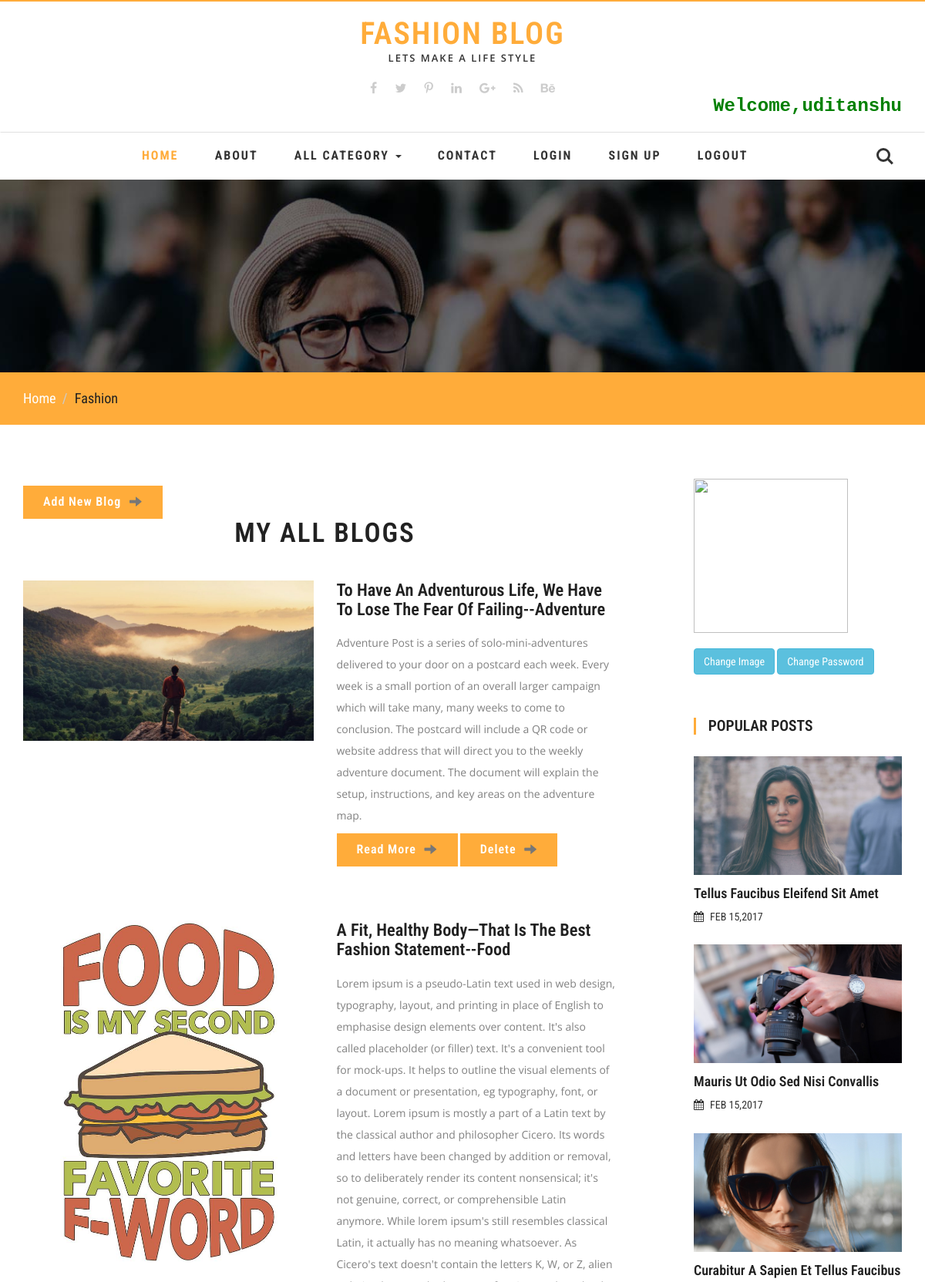
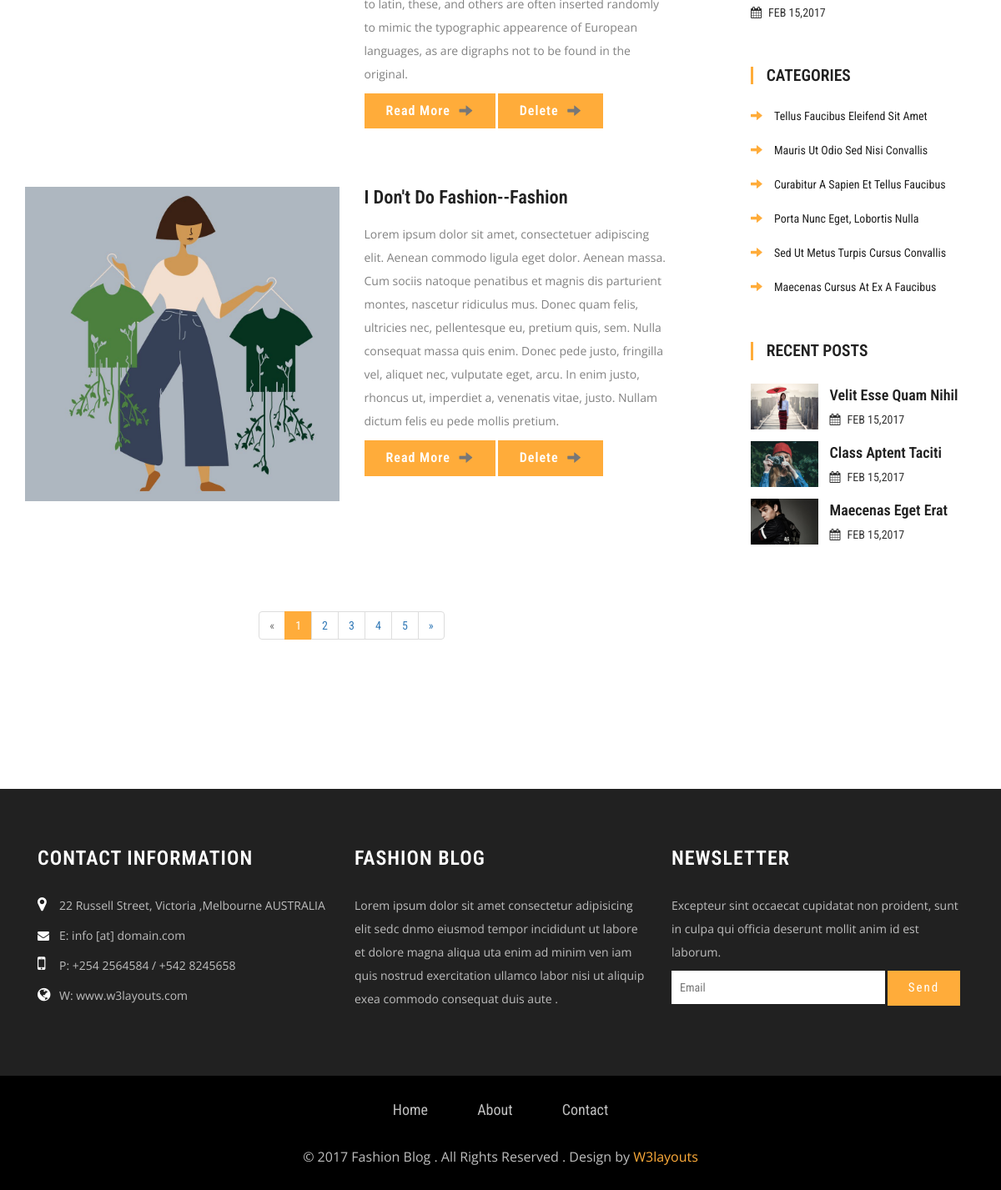
Screenshot of /myblog/ (signed in) with the database file from the repository (2 pictures, top to bottom).
### Blog/models.py (models this page shows, shortened)
class Post(models.Model):
    cat = models.ForeignKey(Category,on_delete=models.CASCADE,null=True)
    usr = models.ForeignKey(User,on_delete=models.CASCADE,null=True)
    title = models.CharField(max_length=200,null=True)
    image = models.FileField(null=True)
    date = models.DateField(null=True)
    short_des = models.TextField(null=True)
    long_des = models.TextField(null=True)

class Category(models.Model):
    name = models.CharField(max_length=100,null=True)

### Blog/views.py (the view)
# urls.py: path('myblog/',MyBlog,name = 'blogs'),
def MyBlog(request):
    allblogs = Post.objects.filter(usr = request.user)
    d = {"allblogs":allblogs,"allcat": All_category()}
    return render(request,'fashion.html',d)

### Blog/views.py (called while the page is built)
def All_category():
    all_cat = Category.objects.all()
    return all_cat

### Blog/templates/fashion.html
{% extends 'base.html' %}
	{% load static %}
{% block body %}
	<div class="agile-banner">
	</div>
	<div class="breadcrumbs">
		<div class="container">
			<ol class="breadcrumb breadcrumb1 animated wow slideInLeft" data-wow-delay=".5s">
				<li><a href="index.html">Home</a></li>
				<li class="active">Fashion</li>
			</ol>
		</div>
	</div>
	<div class="container">
		<div class="banner-btm-agile">
			<div class="col-md-9 btm-wthree-left">
			<div class="agileits_heading_section">
				<a class="agileits w3layouts" href="{% url 'add_blog' %}">Add New Blog <span class="glyphicon agileits w3layouts glyphicon-arrow-right" aria-hidden="true"></span></a>
				<h3 class="wthree_head">My All Blogs</h3>
				</div>
				<div class="events w3">
					<div class="events-main">
						{% for i in allblogs %}
						<div class="events-top">
							<div class="col-md-6  w3ls fea-left">
								<div class="w3agile_special_deals_grid_left_grid">
									<a href=""><img src="{{ i.image.url }}" class="img-responsive" alt="" /></a>
								</div>
							</div>
							<div class="col-md-6 wthree fea-right">
								<h3>{{ i.title }}--{{ i.cat.name }}</h3>
								<p>{{ i.short_des }}</p>
								<a class="agileits w3layouts" href="{% url 'detail' i.id %}">Read More <span class="glyphicon agileits w3layouts glyphicon-arrow-right" aria-hidden="true"></span></a>
							    <a class="agileits w3layouts" href="{% url 'delete' i.id %}">Delete <span class="glyphicon agileits w3layouts glyphicon-arrow-right" aria-hidden="true"></span></a>
							</div>
							<div class="clearfix"> </div>
						</div>
						{% endfor %}
					</div>
					<nav class="events agileits">
						<ul class="pagination w3_paging">
							<li class="disabled"><a href="#" aria-label="Previous"><span aria-hidden="true">«</span></a></li>
							<li class="active"><a href="#">1 <span class="sr-only">(current)</span></a></li>
							<li><a href="#">2</a></li>
							<li><a href="#">3</a></li>
							<li><a href="#">4</a></li>
							<li><a href="#">5</a></li>
							<li>
							<a href="#" aria-label="Next">
							<span aria-hidden="true">»</span>
							</a>
							</li>
						</ul>
					</nav>
				</div>
			</div>
			<div class="col-md-3 w3agile_blog_left">
				<div class="agileinfo_calender">
				<img src="{{ request.user.userdetail_set.first.image.url }}" height="200px;" width="200px;">
					<br><br>
					<a href="{% url 'change_i' %}"><button class="btn btn-info">Change Image</button></a>
					<a href="{% url 'change_p' %}"><button class="btn btn-info">Change Password</button></a>
				</div>
				<div class="w3ls_popular_posts">
					<h3>Popular Posts</h3>
					<div class="agileits_popular_posts_grid">
						<div class="w3agile_special_deals_grid_left_grid">
							<a href="singlepage.html"><img src="images/p1.jpg" class="img-responsive" alt="" /></a>
						</div>
						<h4><a href="singlepage.html">Tellus Faucibus Eleifend Sit Amet</a></h4>
						<h5><i class="fa fa-calendar" aria-hidden="true"></i>FEB 15,2017</h5>
					</div>
					<div class="agileits_popular_posts_grid">
						<div class="w3agile_special_deals_grid_left_grid">
								<a href="singlepage.html"><img src="images/p2.jpg" class="img-responsive" alt="" /></a>
							</div>
						<h4><a href="singlepage.html">Mauris Ut Odio Sed Nisi Convallis</a></h4>
						<h5><i class="fa fa-calendar" aria-hidden="true"></i>FEB 15,2017</h5>
					</div>
					<div class="agileits_popular_posts_grid">
						<div class="w3agile_special_deals_grid_left_grid">
								<a href="singlepage.html"><img src="images/p3.jpg" class="img-responsive" alt="" /></a>
						</div>
						<h4><a href="singlepage.html">Curabitur A Sapien Et Tellus Faucibus</a></h4>
						<h5><i class="fa fa-calendar" aria-hidden="true"></i>FEB 15,2017</h5>
					</div>
				</div>
				<div class="w3l_categories">
					<h3>Categories</h3>
					<ul>
						<li><a href="singlepage.html"><span class="glyphicon glyphicon-arrow-right" aria-hidden="true"></span>tellus faucibus eleifend sit amet</a></li>
						<li><a href="singlepage.html"><span class="glyphicon glyphicon-arrow-right" aria-hidden="true"></span>Mauris ut odio sed nisi convallis</a></li>
						<li><a href="singlepage.html"><span class="glyphicon glyphicon-arrow-right" aria-hidden="true"></span>Curabitur a sapien et tellus faucibus</a></li>
						<li><a href="singlepage.html"><span class="glyphicon glyphicon-arrow-right" aria-hidden="true"></span>porta nunc eget, lobortis nulla</a></li>
						<li><a href="singlepage.html"><span class="glyphicon glyphicon-arrow-right" aria-hidden="true"></span>Sed ut metus turpis cursus convallis</a></li>
						<li><a href="singlepage.html"><span class="glyphicon glyphicon-arrow-right" aria-hidden="true"></span>Maecenas cursus at ex a faucibus</a></li>
					</ul>
				</div>
			<div class="w3ls_recent_posts">
					<h3>Recent Posts</h3>
					<div class="agileits_recent_posts_grid">
						<div class="agileits_recent_posts_gridl">
							<div class="w3agile_special_deals_grid_left_grid">
									<a href="singlepage.html"><img src="images/r1.jpg" class="img-responsive" alt="" /></a>
								</div>
						</div>
						<div class="agileits_recent_posts_gridr">
							<h4><a href="singlepage.html">velit esse quam nihil</a></h4>
							<h5><i class="fa fa-calendar" aria-hidden="true"></i>FEB 15,2017</h5>
						</div>
						<div class="clearfix"> </div>
					</div>
					<div class="agileits_recent_posts_grid">
						<div class="agileits_recent_posts_gridl">
							<div class="w3agile_special_deals_grid_left_grid">
									<a href="singlepage.html"><img src="images/r2.jpg" class="img-responsive" alt="" /></a>
								</div>
						</div>
						<div class="agileits_recent_posts_gridr">
							<h4><a href="singlepage.html">Class aptent taciti </a></h4>
							<h5><i class="fa fa-calendar" aria-hidden="true"></i>FEB 15,2017</h5>
						</div>
						<div class="clearfix"> </div>
					</div>
					<div class="agileits_recent_posts_grid">
						<div class="agileits_recent_posts_gridl">
							<div class="w3agile_special_deals_grid_left_grid">
									<a href="singlepage.html"><img src="images/r3.jpg" class="img-responsive" alt="" /></a>
								</div>
						</div>
						<div class="agileits_recent_posts_gridr">
							<h4><a href="singlepage.html">Maecenas eget erat </a></h4>
							<h5><i class="fa fa-calendar" aria-hidden="true"></i>FEB 15,2017</h5>
						</div>
						<div class="clearfix"> </div>
					</div>
				</div>
			</div>
			<div class="clearfix"></div>
		</div>
	</div>
{% endblock %}

### Blog/templates/base.html (shortened to what this page needs)
<!DOCTYPE html>
<html lang="en">
<head>
	{% load static %}
<link href="{% static 'css/font-awesome.min.css' %}" rel="stylesheet" type="text/css" media="all" />
<link href="{% static 'css/bootstrap.min.css' %}" rel="stylesheet" type="text/css" media="all" />
<link href="{% static 'css/style.css' %}" rel="stylesheet" type="text/css" media="all" />
<link rel="stylesheet" href="{% static 'css/flexslider.css' %}" type="text/css" media="screen" property="" />
<link href="{% static 'css/skdslider.css' %}" rel="stylesheet">
</head>
<body>
	<header>
		<div class="w3layouts-top-strip">
			<div class="container">
				<div class="logo">
					<h1><a href="index.html">Fashion Blog</a></h1>
					<p>lets make a Life style</p>
				</div>
				<div class="w3ls-social-icons">
					<a class="facebook" href="#"><i class="fa fa-facebook"></i></a>
					<a class="twitter" href="#"><i class="fa fa-twitter"></i></a>
					<a class="pinterest" href="#"><i class="fa fa-pinterest-p"></i></a>
					<a class="linkedin" href="#"><i class="fa fa-linkedin"></i></a>
					<a class="linkedin" href="#"><i class="fa fa-google-plus"></i></a>
					<a class="linkedin" href="#"><i class="fa fa-rss"></i></a>
					<a class="linkedin" href="#"><i class="fa fa-behance"></i></a>
				</div>
				{% if request.user.is_authenticated %}
				<a href="{% url 'blogs' %}"><h3 style="float:right;color:green;font-family:monospace"><b>Welcome,{{ request.user.username }}</b></h3></a>
                 {% endif %}
			</div>
		</div>
			<nav class="navbar navbar-default">
			  <div class="container">
				<div class="collapse navbar-collapse" id="bs-example-navbar-collapse-1">
				  <ul class="nav navbar-nav">
					<li><a class="active" href="{% url 'home' %}">Home</a></li>
					<li><a href="{% url 'about' %}">About</a></li>
					<li class="dropdown">
					  <a href="#" class="dropdown-toggle" data-toggle="dropdown" role="button" aria-haspopup="true" aria-expanded="false">All Category <span class="caret"></span></a>
					</li>
					<li><a href="{% url 'contact' %}">Contact</a></li>
					<li><a href="{% url 'login' %}">Login</a></li>
					<li><a href="{% url 'signup' %}">Sign Up</a></li>
					  {% if request.user.is_authenticated %}
                     <li><a href="{% url 'logout' %}">LogOut</a></li>
					  {% endif %}
				  </ul>
				</div>
				<div class="w3_agile_login">
							<div class="cd-main-header">
								<a class="cd-search-trigger" href="#cd-search"> <span></span></a>
							</div>
						</div>
						<div class="clearfix"> </div>
			  </div>
			</nav>
	</header>
{% block body %}
{% endblock %}
	<div class="footer-agile-info">
		<div class="container">
			<div class="col-md-4 w3layouts-footer">
				<h3>Contact Information</h3>
					<p><span><i class="fa fa-map-marker" aria-hidden="true"></i></span>22 Russell Street, Victoria ,Melbourne AUSTRALIA </p>
					<p><span><i class="fa fa-envelope" aria-hidden="true"></i></span><a href="#">E: info [at] domain.com</a> </p>
					<p><span><i class="fa fa-mobile" aria-hidden="true"></i></span>P: +254 2564584 / +542 8245658 </p>
					<p><span><i class="fa fa-globe" aria-hidden="true"></i></span><a href="#">W: www.w3layouts.com</a></p>
			</div>
			<div class="col-md-4 wthree-footer">
				<h2>Fashion Blog</h2>
				<p>Lorem ipsum dolor sit amet consectetur adipisicing elit sedc dnmo eiusmod tempor incididunt ut labore et dolore magna aliqua uta enim ad minim ven iam quis nostrud exercitation ullamco labor nisi ut aliquip exea commodo consequat duis aute .</p>
			</div>
			<div class="col-md-4 w3-agile">
				<h3>Newsletter</h3>
				<p>Excepteur sint occaecat cupidatat non proident, sunt in culpa qui officia deserunt mollit anim id est laborum.</p>
				<form action="#" method="post">
					<input type="email" name="Email" placeholder="Email" required="">
					<input type="submit" value="Send">
				</form>
			</div>
		</div>
	</div>
	<div class="copyright">
		<div class="container">
			<div class="w3agile-list">
				<ul>
					<li><a href="index.html">Home</a></li>
					<li><a href="about.html">About</a></li>
					<li><a href="contact.html">Contact</a></li>
				</ul>
			</div>
			<div class="agileinfo">
				<p>© 2017 Fashion Blog . All Rights Reserved . Design by <a href="http://w3layouts.com/">W3layouts</a></p>
			</div>
		</div>
	</div>
</body>
</html>

### rows the page displays
Post: image (picture), title "To Have An Adventurous Life, We Have To Lose The Fear Of Failing", cat.name "Adventure", short_des "Adventure Post is a series of solo-mini-adventures delivered to your door on a postcard each week. Every week is a small portion of an overall larger campaign which will take many, many weeks to come to conclusion. The postcard will include a QR code or website address that will direct you to the weekly adventure document. The document will explain the setup, instructions, and key areas on the adventure map."
Post: image (picture), title "A Fit, Healthy Body—that Is The Best Fashion Statement", cat.name "Food", short_des "Lorem ipsum is a pseudo-Latin text used in web design, typography, layout, and printing in place of English to emphasise design elements over content. It's also called placeholder (or filler) text. It's a convenient tool for mock-ups. It helps to outline the visual elements of a document or presentation, eg typography, font, or layout. Lorem ipsum is mostly a part of a Latin text by the classical author and philosopher Cicero. Its words and letters have been changed by addition or removal, so to deliberately render its content nonsensical; it's not genuine, correct, or comprehensible Latin anymore. While lorem ipsum's still resembles classical Latin, it actually has no meaning whatsoever.…"
Post: image (picture), title "I Don't Do Fashion", cat.name "Fashion", short_des "Lorem ipsum dolor sit amet, consectetuer adipiscing elit. Aenean commodo ligula eget dolor. Aenean massa. Cum sociis natoque penatibus et magnis dis parturient montes, nascetur ridiculus mus. Donec quam felis, ultricies nec, pellentesque eu, pretium quis, sem. Nulla consequat massa quis enim. Donec pede justo, fringilla vel, aliquet nec, vulputate eget, arcu. In enim justo, rhoncus ut, imperdiet a, venenatis vitae, justo. Nullam dictum felis eu pede mollis pretium."

### other values shown
{{ request.user.username }} "uditanshu"
